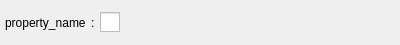
<?xml version="1.0" encoding="UTF-8"?>
<ui version="4.0">
 <class>Item</class>
 <widget class="QWidget" name="Item">
  <property name="geometry">
   <rect>
    <x>0</x>
    <y>0</y>
    <width>400</width>
    <height>45</height>
   </rect>
  </property>
  <property name="minimumSize">
   <size>
    <width>400</width>
    <height>45</height>
   </size>
  </property>
  <property name="maximumSize">
   <size>
    <width>16777215</width>
    <height>45</height>
   </size>
  </property>
  <property name="windowTitle">
   <string>Form</string>
  </property>
  <layout class="QHBoxLayout" name="horizontalLayout_2">
   <property name="spacing">
    <number>5</number>
   </property>
   <property name="leftMargin">
    <number>5</number>
   </property>
   <property name="topMargin">
    <number>5</number>
   </property>
   <property name="rightMargin">
    <number>5</number>
   </property>
   <property name="bottomMargin">
    <number>5</number>
   </property>
   <item>
    <layout class="QHBoxLayout" name="horizontalLayout">
     <item>
      <widget class="QLabel" name="propertyLabel">
       <property name="text">
        <string>property_name</string>
       </property>
      </widget>
     </item>
     <item>
      <widget class="QLabel" name="label_2">
       <property name="text">
        <string>:</string>
       </property>
      </widget>
     </item>
     <item>
      <widget class="QCheckBox" name="propertyValueBool">
       <property name="sizePolicy">
        <sizepolicy hsizetype="Expanding" vsizetype="Minimum">
         <horstretch>0</horstretch>
         <verstretch>0</verstretch>
        </sizepolicy>
       </property>
       <property name="styleSheet">
        <string notr="true">QCheckBox::indicator {
    width: 20px;
    height: 20px;
}

QCheckBox {
	border-color: white;
}</string>
       </property>
       <property name="text">
        <string/>
       </property>
       <property name="iconSize">
        <size>
         <width>20</width>
         <height>20</height>
        </size>
       </property>
       <property name="autoRepeat">
        <bool>false</bool>
       </property>
       <property name="tristate">
        <bool>false</bool>
       </property>
      </widget>
     </item>
    </layout>
   </item>
  </layout>
 </widget>
 <resources/>
 <connections/>
</ui>
